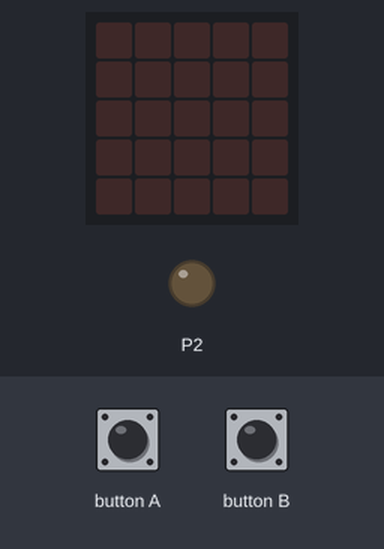
A program run on a simulated BBC micro:bit running MicroPython. Shown: the board's 5×5 LED display, output pins drawn as LEDs (lit = HIGH). The test bench sets the inputs (shaded band).

Above: at 1.2 s.
1.3 s: button A pressed for 0.15 s
At 1.37 s:
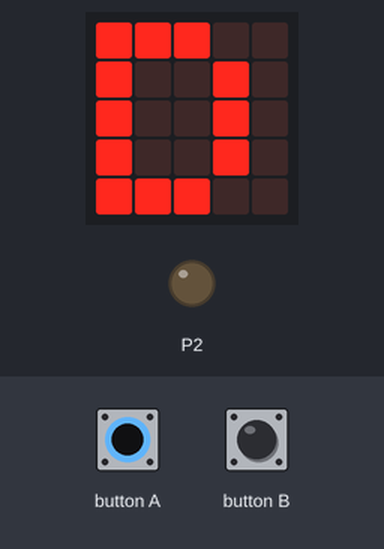
2.9 s: button B pressed for 0.15 s
At 4.1 s:
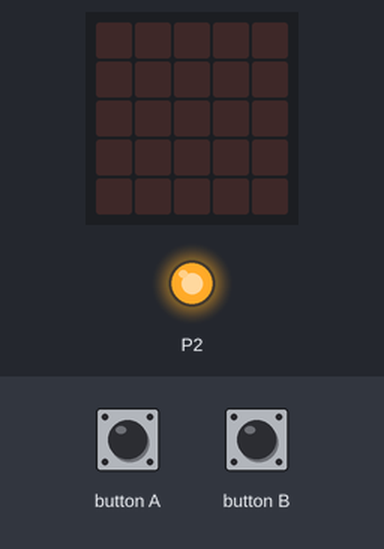
6.0 s: button B pressed for 3.2 s
10.7 s: button A pressed for 3.2 s
At 13.7 s:
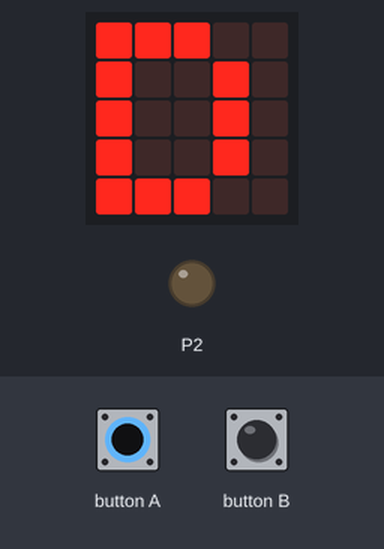
Timing chart, 0 to 15.2 s (numbered marks = the images above; inputs shaded):
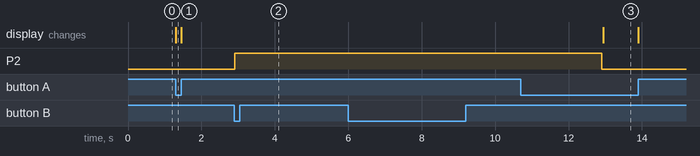

Measured:
- after the input at 1.3 s, the display: changes at once (image 1)
- after the input at 2.9 s, P2: LOW → HIGH at once
- after the input at 6.0 s, P2: stays HIGH (without the input it goes to LOW after 1.9 s)
- after the input at 10.7 s, the display: changes after 2.2 s (image 3)

The program:

botCode.py
```python
import microbit
import radio

#set a device ID
this_device = "D"

radio.config(power=7, channel=22)
radio.on() #start radio comms
microbit.pin2.write_digital(0)

while True:
    if microbit.button_a.is_pressed():
        microbit.display.show(this_device) #display this device's ID if button A is pressed
    elif microbit.button_b.is_pressed():
        microbit.pin2.write_digital(1)
        microbit.sleep(5000)
        microbit.pin2.write_digital(0)
    else:
        microbit.display.clear()
    received_messages = radio.receive() #check for messages over radio
    if received_messages:
        if received_messages == this_device: #first array element will be the ID
            microbit.pin2.write_digital(1)
            microbit.sleep(5000)
            microbit.pin2.write_digital(0)
```
